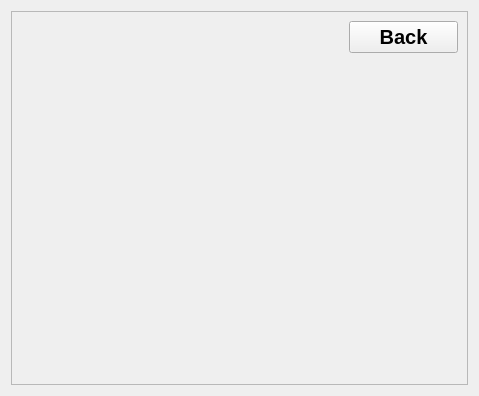
<?xml version="1.0" encoding="UTF-8"?>
<ui version="4.0">
 <class>MessagesInterfaceWidget</class>
 <widget class="QWidget" name="MessagesInterfaceWidget">
  <property name="geometry">
   <rect>
    <x>0</x>
    <y>0</y>
    <width>479</width>
    <height>396</height>
   </rect>
  </property>
  <property name="windowTitle">
   <string notr="true">Form</string>
  </property>
  <layout class="QGridLayout" name="gridLayout">
   <item row="0" column="0">
    <widget class="QFrame" name="generalFrame">
     <property name="maximumSize">
      <size>
       <width>1000</width>
       <height>16777215</height>
      </size>
     </property>
     <property name="frameShape">
      <enum>QFrame::Shape::StyledPanel</enum>
     </property>
     <property name="frameShadow">
      <enum>QFrame::Shadow::Raised</enum>
     </property>
     <layout class="QVBoxLayout" name="verticalLayout">
      <item>
       <layout class="QHBoxLayout" name="backLayout" stretch="3,1">
        <item>
         <spacer name="horizontalSpacer">
          <property name="orientation">
           <enum>Qt::Orientation::Horizontal</enum>
          </property>
          <property name="sizeType">
           <enum>QSizePolicy::Policy::Expanding</enum>
          </property>
          <property name="sizeHint" stdset="0">
           <size>
            <width>40</width>
            <height>20</height>
           </size>
          </property>
         </spacer>
        </item>
        <item>
         <widget class="QPushButton" name="backButton">
          <property name="sizePolicy">
           <sizepolicy hsizetype="Preferred" vsizetype="Fixed">
            <horstretch>0</horstretch>
            <verstretch>0</verstretch>
           </sizepolicy>
          </property>
          <property name="font">
           <font>
            <family>Arial</family>
            <pointsize>15</pointsize>
            <bold>true</bold>
           </font>
          </property>
          <property name="text">
           <string>Back</string>
          </property>
         </widget>
        </item>
       </layout>
      </item>
      <item>
       <widget class="QScrollArea" name="selectMessageArea">
        <property name="sizePolicy">
         <sizepolicy hsizetype="Expanding" vsizetype="Preferred">
          <horstretch>0</horstretch>
          <verstretch>1</verstretch>
         </sizepolicy>
        </property>
        <property name="styleSheet">
         <string notr="true">
                QScrollArea {
                    border: none;
                }
            </string>
        </property>
        <property name="frameShape">
         <enum>QFrame::Shape::StyledPanel</enum>
        </property>
        <property name="frameShadow">
         <enum>QFrame::Shadow::Sunken</enum>
        </property>
        <property name="lineWidth">
         <number>0</number>
        </property>
        <property name="widgetResizable">
         <bool>true</bool>
        </property>
        <property name="alignment">
         <set>Qt::AlignmentFlag::AlignLeading|Qt::AlignmentFlag::AlignLeft|Qt::AlignmentFlag::AlignTop</set>
        </property>
        <widget class="QWidget" name="messageArea">
         <property name="geometry">
          <rect>
           <x>0</x>
           <y>0</y>
           <width>439</width>
           <height>315</height>
          </rect>
         </property>
         <layout class="QVBoxLayout" name="messageAreaLayout">
          <property name="sizeConstraint">
           <enum>QLayout::SizeConstraint::SetMinAndMaxSize</enum>
          </property>
         </layout>
        </widget>
       </widget>
      </item>
     </layout>
    </widget>
   </item>
  </layout>
 </widget>
 <resources/>
 <connections/>
</ui>
